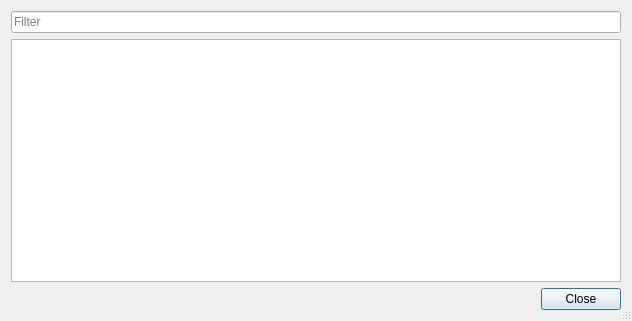
<?xml version="1.0" encoding="UTF-8"?>
<ui version="4.0">
 <author>Evan Teran</author>
 <class>DialogMemoryRegions</class>
 <widget class="QDialog" name="DialogMemoryRegions">
  <property name="geometry">
   <rect>
    <x>0</x>
    <y>0</y>
    <width>632</width>
    <height>321</height>
   </rect>
  </property>
  <property name="windowTitle">
   <string>Memory Regions</string>
  </property>
  <property name="sizeGripEnabled">
   <bool>true</bool>
  </property>
  <layout class="QVBoxLayout" name="verticalLayout">
   <item>
    <widget class="QLineEdit" name="filter">
     <property name="placeholderText">
      <string>Filter</string>
     </property>
     <property name="clearButtonEnabled">
      <bool>true</bool>
     </property>
    </widget>
   </item>
   <item>
    <widget class="QTableView" name="regions_table">
     <property name="font">
      <font>
       <family>Monospace</family>
      </font>
     </property>
     <property name="contextMenuPolicy">
      <enum>Qt::CustomContextMenu</enum>
     </property>
     <property name="editTriggers">
      <set>QAbstractItemView::NoEditTriggers</set>
     </property>
     <property name="alternatingRowColors">
      <bool>true</bool>
     </property>
     <property name="selectionMode">
      <enum>QAbstractItemView::SingleSelection</enum>
     </property>
     <property name="selectionBehavior">
      <enum>QAbstractItemView::SelectRows</enum>
     </property>
     <property name="sortingEnabled">
      <bool>true</bool>
     </property>
     <property name="wordWrap">
      <bool>false</bool>
     </property>
     <attribute name="horizontalHeaderStretchLastSection">
      <bool>true</bool>
     </attribute>
     <attribute name="verticalHeaderVisible">
      <bool>false</bool>
     </attribute>
    </widget>
   </item>
   <item>
    <widget class="QDialogButtonBox" name="button_box">
     <property name="orientation">
      <enum>Qt::Horizontal</enum>
     </property>
     <property name="standardButtons">
      <set>QDialogButtonBox::Close</set>
     </property>
    </widget>
   </item>
  </layout>
 </widget>
 <tabstops>
  <tabstop>filter</tabstop>
  <tabstop>regions_table</tabstop>
 </tabstops>
 <resources/>
 <connections>
  <connection>
   <sender>button_box</sender>
   <signal>rejected()</signal>
   <receiver>DialogMemoryRegions</receiver>
   <slot>close()</slot>
   <hints>
    <hint type="sourcelabel">
     <x>457</x>
     <y>307</y>
    </hint>
    <hint type="destinationlabel">
     <x>481</x>
     <y>289</y>
    </hint>
   </hints>
  </connection>
 </connections>
</ui>
